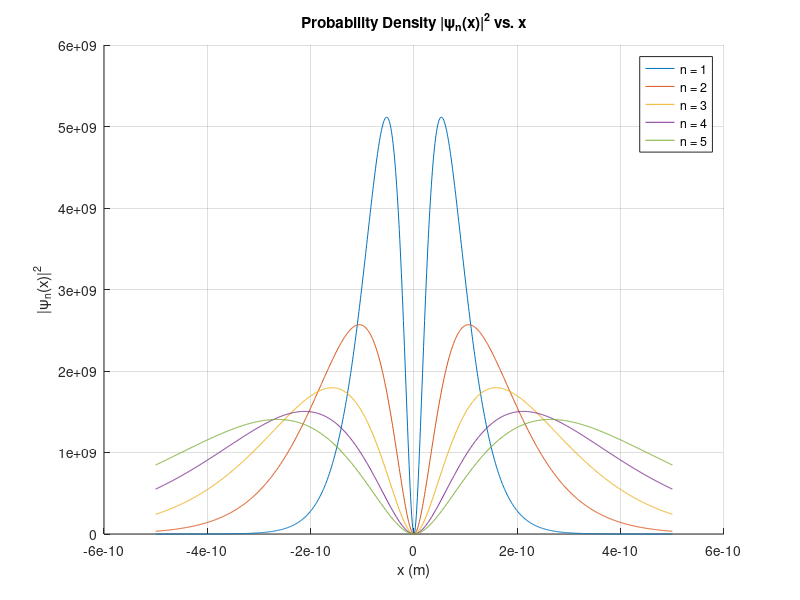

The MATLAB source for this figure:
%{probability density vs position}
clc; clear; close all;
% Constants
hbar = 1.0545718e-34;
m = 9.10938356e-31;
e = 1.602176634e-19;
eps0 = 8.854187817e-12;
A = e^2 / (4 * pi * eps0);
% Domain
x = linspace(-5e-10, 5e-10, 1000); % Position in meters
n_values = 1:5;

figure;
hold on;
title('Probability Density |\psi_n(x)|^2 vs. x'); % Corrected quotes
xlabel('x (m)'); % Corrected quotes
ylabel('|\psi_n(x)|^2'); % Corrected quotes

for n = n_values
    kappa = m * A / (hbar^2 * n);
    % Corrected psi function: Removed sign(x) for mathematical consistency.
    % This will make all wavefunctions (and thus probability densities) even.
    psi = sqrt(kappa) * 2 .* kappa .* abs(x) .* exp(-kappa .* abs(x));

    % Normalize psi before calculating probability density
    % This is crucial for correct probability interpretation.
    norm_factor = sqrt(trapz(x, abs(psi).^2));
    psi = psi / norm_factor;

    prob_density = abs(psi).^2;
    plot(x, prob_density, 'DisplayName', ['n = ' num2str(n)]); % Corrected quotes
end

legend('Location', 'best'); % Added legend to display labels
grid on;
hold off;